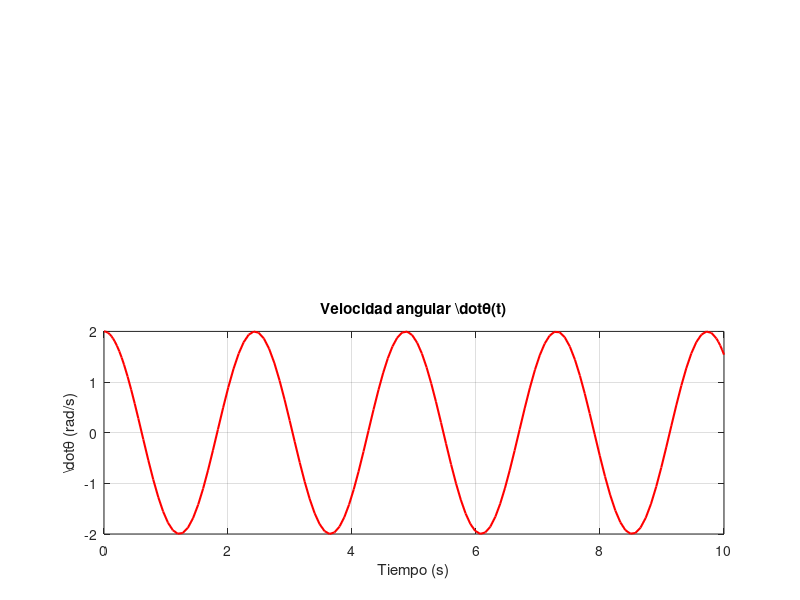

Reproduce this figure in MATLAB.
% Parametros del sistema
m = 10;      % Masa en kg
r = 0.05;    % Radio en m
k = 100;     % Constante del resorte en N/m

% Condiciones iniciales: x0 = [theta(0); dtheta(0)]
x0 = [0; 2];

% Tiempo de simulacion
tspan = [0 10]; 

% Definicion de las ecuaciones en espacio de estados: x1 = theta, x2 = dtheta
% dx1/dt = x2
% dx2/dt = -(2*k)/(3*m) * x1
sistema_ods = @(t, x) [x(2); -(2*k)/(3*m)*x(1)];

% Integracion numerica con ode45
[t, x] = ode45(sistema_ods, tspan, x0);

% Graficacion de los resultados

subplot(2,1,2);
plot(t, x(:,2), 'r-', 'LineWidth', 1.5);
grid on;
title('Velocidad angular \dot{\theta}(t)');
xlabel('Tiempo (s)');
ylabel('\dot{\theta} (rad/s)');
